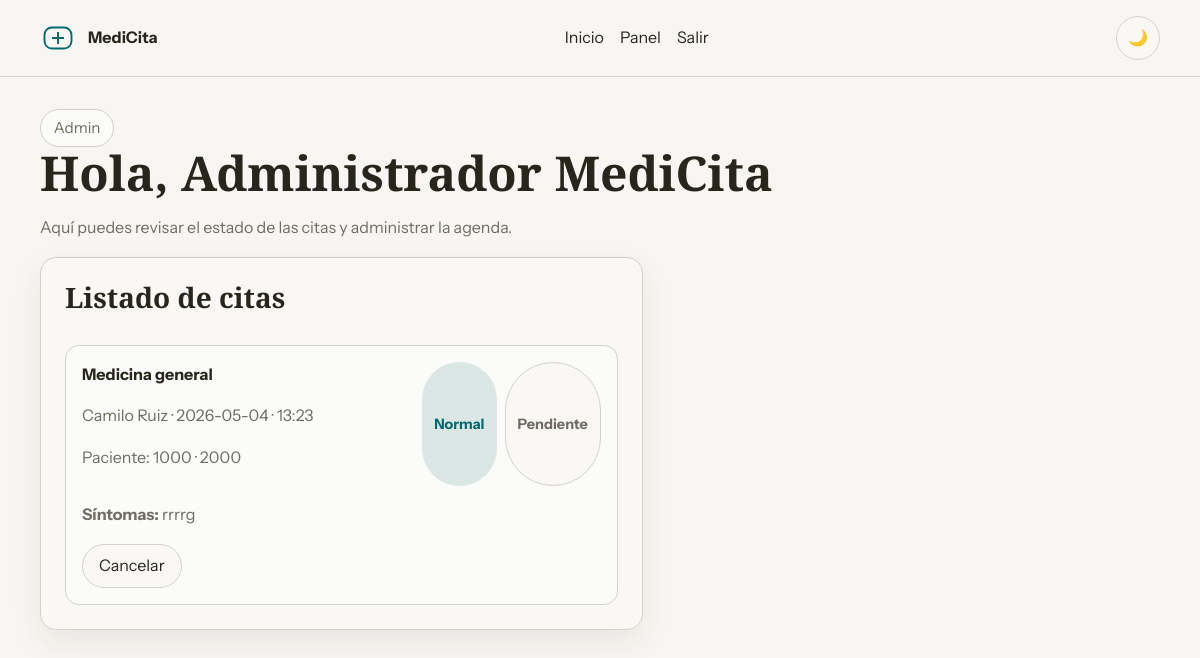
The app's page /dashboard (signed in) with its own data.
### tables this page shows
CREATE TABLE appointments (
        id INTEGER PRIMARY KEY AUTOINCREMENT,
        patient_id INTEGER NOT NULL,
        doctor_name TEXT NOT NULL,
        specialty TEXT NOT NULL,
        appointment_date TEXT NOT NULL,
        appointment_time TEXT NOT NULL,
        symptoms TEXT NOT NULL,
        urgency TEXT NOT NULL,
        status TEXT NOT NULL DEFAULT 'Pendiente',
        created_at TEXT NOT NULL,
        FOREIGN KEY(patient_id) REFERENCES users(id)
    );

CREATE TABLE users (
        id INTEGER PRIMARY KEY AUTOINCREMENT,
        full_name TEXT NOT NULL,
        cedula TEXT NOT NULL UNIQUE,
        password_hash TEXT NOT NULL,
        role TEXT NOT NULL CHECK(role IN ('paciente','medico','admin')),
        created_at TEXT NOT NULL
    );

### app.py (the view)
@app.route('/dashboard')
@login_required
def dashboard():
    db = get_db()
    if session.get('role') == 'paciente':
        appointments = db.execute(
            'SELECT * FROM appointments WHERE patient_id = ? ORDER BY appointment_date, appointment_time',
            (session['user_id'],)
        ).fetchall()
    else:
        appointments = db.execute(
            'SELECT a.*, u.full_name AS patient_name, u.cedula AS patient_cedula FROM appointments a JOIN users u ON a.patient_id=u.id ORDER BY appointment_date, appointment_time'
        ).fetchall()
    return render_template('dashboard.html', appointments=appointments, doctors=DOCTORS)

### app.py (called while the page is built)
def get_db():
    if 'db' not in g:
        g.db = sqlite3.connect(app.config['DATABASE'])
        g.db.row_factory = sqlite3.Row
    return g.db

def login_required(view):
    @wraps(view)
    def wrapped(*args, **kwargs):
        if 'user_id' not in session:
            flash('Debes iniciar sesión primero.', 'error')
            return redirect(url_for('login'))
        return view(*args, **kwargs)
    return wrapped

@app.context_processor
def inject_user():
    return {'current_user': session}

### templates/dashboard.html (shortened to what this page needs)
{% extends 'base.html' %}
{% block content %}
<section class="dashboard-header">
  <div>
    <span class="eyebrow">{{ session.get('role', 'usuario')|capitalize }}</span>
    <h1>Hola, {{ session.get('full_name') }}</h1>
    <p class="lead">Aquí puedes revisar el estado de las citas y administrar la agenda.</p>
  </div>
</section>
<div class="dashboard-grid">
  <section class="card appointments-card">
    <h2>Listado de citas</h2>
    {% if appointments %}
      <div class="appointments-list">
        {% for appointment in appointments %}
        <article class="appointment-item">
          <div class="appointment-top">
            <div>
              <strong>{{ appointment.specialty }}</strong>
              <p>{{ appointment.doctor_name }} · {{ appointment.appointment_date }} · {{ appointment.appointment_time }}</p>
              {% if appointment.patient_name %}<p>Paciente: {{ appointment.patient_name }} · {{ appointment.patient_cedula }}</p>{% endif %}
            </div>
            <div class="status-set">
              <span class="chip {{ appointment.urgency|lower }}">{{ appointment.urgency }}</span>
              <span class="chip status">{{ appointment.status }}</span>
            </div>
          </div>
          <p><strong>Síntomas:</strong> {{ appointment.symptoms }}</p>
          <form method="post" action="{{ url_for('cancel_appointment', appointment_id=appointment.id) }}">
            <button class="btn" type="submit">Cancelar</button>
          </form>
        </article>
        {% endfor %}
      </div>
    {% else %}
      <p class="note">Aún no hay citas registradas.</p>
    {% endif %}
  </section>
</div>
{% endblock %}

### templates/base.html (shortened to what this page needs)
<!DOCTYPE html>
<html lang="es" data-theme="light">
<head>
  <link rel="stylesheet" href="{{ url_for('static', filename='styles.css') }}">
</head>
<body>
  <header class="site-header">
    <div class="container nav">
      <a class="brand" href="{{ url_for('index') }}">
        <svg viewBox="0 0 48 48" fill="none" stroke="currentColor" stroke-width="2.5" aria-hidden="true">
          <rect x="6" y="10" width="36" height="28" rx="10"></rect>
          <path d="M24 16v16M16 24h16"></path>
        </svg>
        <span>MediCita</span>
      </a>
      <nav class="nav-links">
        <a href="{{ url_for('index') }}">Inicio</a>
        {% if session.get('user_id') %}
        <a href="{{ url_for('dashboard') }}">Panel</a>
        <a href="{{ url_for('logout') }}">Salir</a>
        {% else %}
        <a href="{{ url_for('login') }}">Iniciar sesión</a>
        <a href="{{ url_for('register') }}">Registrarse</a>
        {% endif %}
      </nav>
      <button class="theme-toggle" data-theme-toggle aria-label="Cambiar tema">🌙</button>
    </div>
  </header>
  <main id="contenido" class="container page-shell">
    {% block content %}{% endblock %}
  </main>
</body>
</html>

### static/styles.css (style rules this page uses)
:root, [data-theme="light"] { --bg:#f7f6f2; --surface:#f9f8f5; --surface-2:#fbfbf9; --text:#28251d; --muted:#6f6c64; --border:#d4d1ca; --primary:#01696f; --primary-hover:#0c4e54; --inverse:#f9f8f4; --success:#437a22; --warning:#964219; --error:#a12c7b; --radius:16px; --radius-sm:10px; --shadow:0 12px 32px rgba(40,37,29,.08); --font-display:'Source Serif 4', Georgia, serif; --font-body:'Instrument Sans', Arial, sans-serif; }
* { box-sizing:border-box }
html { scroll-behavior:smooth }
body { margin:0;font-family:var(--font-body);background:var(--bg);color:var(--text);line-height:1.6 }
a { text-decoration:none;color:inherit }
.container { width:min(1120px,calc(100% - 2rem));margin:0 auto }
.site-header { position:sticky;top:0;background:color-mix(in srgb,var(--bg) 85%,transparent);backdrop-filter:blur(12px);border-bottom:1px solid var(--border) }
.nav { display:flex;justify-content:space-between;align-items:center;gap:1rem;padding:1rem 0 }
.brand { display:flex;align-items:center;gap:.75rem;font-weight:700 }
.brand svg { width:36px;height:36px;color:var(--primary) }
.nav-links { display:flex;gap:1rem }
.page-shell { padding:2rem 0 4rem }
.hero-grid,.dashboard-grid { display:grid;grid-template-columns:1.1fr .9fr;gap:1.5rem;align-items:start }
.card { background:var(--surface);border:1px solid var(--border);border-radius:var(--radius);box-shadow:var(--shadow);padding:1.5rem }
.eyebrow { display:inline-flex;padding:.35rem .8rem;border-radius:999px;border:1px solid var(--border);background:var(--surface-2);color:var(--muted);font-size:.95rem }
.lead,.note,p { color:var(--muted) }
h1,h2 { font-family:var(--font-display);line-height:1.1;margin:0 0 1rem }
h1 { font-size:clamp(2.2rem,1.5rem + 2vw,4rem) }
h2 { font-size:clamp(1.4rem,1rem + 1vw,2rem) }
.btn { display:inline-flex;align-items:center;justify-content:center;min-height:44px;padding:0 1rem;border-radius:999px;border:1px solid var(--border);background:var(--surface);color:var(--text);cursor:pointer }
.theme-toggle,.input,textarea,select,button { font:inherit }
.theme-toggle { min-height:44px;min-width:44px;border-radius:999px;border:1px solid var(--border);background:var(--surface);cursor:pointer }
.appointments-list { display:grid;gap:1rem }
.appointment-item { padding:1rem;border:1px solid var(--border);border-radius:14px;background:var(--surface-2) }
.appointment-top { display:flex;justify-content:space-between;gap:1rem }
.status-set { display:flex;gap:.5rem;flex-wrap:wrap }
.chip { display:inline-flex;align-items:center;padding:.35rem .75rem;border-radius:999px;font-size:.9rem;font-weight:700 }
.chip.normal { background:color-mix(in srgb,var(--primary) 12%,var(--surface));color:var(--primary) }
.chip.status { background:var(--surface);color:var(--muted);border:1px solid var(--border) }
.appointments-card { display:grid;gap:1rem }

### records on screen
appointments: specialty "Medicina general", doctor_name "Camilo Ruiz", appointment_date "2026-05-04", appointment_time "13:23", patient_name "1000", patient_cedula "2000", urgency "Normal", status "Pendiente", symptoms "rrrrg"

### other values on screen
{{ session.get('role', 'usuario')|capitalize }} "Admin"
{{ session.get('full_name') }} "Administrador MediCita"
